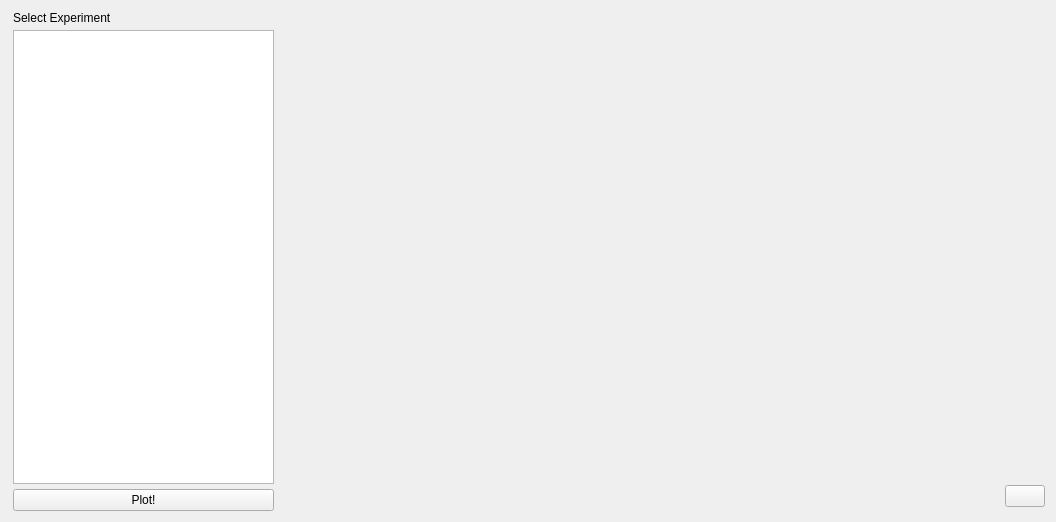
      <widget class="QWidget" name="gumbel">
       <layout class="QHBoxLayout" name="horizontalLayout_7">
        <item>
         <widget class="QFrame" name="frame_12">
          <property name="minimumSize">
           <size>
            <width>272</width>
            <height>500</height>
           </size>
          </property>
          <property name="maximumSize">
           <size>
            <width>500</width>
            <height>16777215</height>
           </size>
          </property>
          <property name="frameShape">
           <enum>QFrame::NoFrame</enum>
          </property>
          <property name="frameShadow">
           <enum>QFrame::Plain</enum>
          </property>
          <property name="lineWidth">
           <number>0</number>
          </property>
          <layout class="QVBoxLayout" name="verticalLayout_5">
           <property name="spacing">
            <number>5</number>
           </property>
           <property name="leftMargin">
            <number>2</number>
           </property>
           <property name="topMargin">
            <number>0</number>
           </property>
           <property name="bottomMargin">
            <number>0</number>
           </property>
           <item>
            <widget class="QLabel" name="label_11">
             <property name="styleSheet">
              <string notr="true">font: 75 13pt &quot;Ubuntu Condensed&quot;;</string>
             </property>
             <property name="text">
              <string>Select Experiment</string>
             </property>
            </widget>
           </item>
           <item>
            <widget class="QTableView" name="tableViewGumbel">
             <property name="styleSheet">
              <string notr="true">font: 10pt &quot;Ubuntu Condensed&quot;;</string>
             </property>
            </widget>
           </item>
           <item>
            <widget class="QPushButton" name="plotGumbelButton">
             <property name="maximumSize">
              <size>
               <width>16777215</width>
               <height>30</height>
              </size>
             </property>
             <property name="styleSheet">
              <string notr="true">font: 75 13pt &quot;Ubuntu Condensed&quot;;</string>
             </property>
             <property name="text">
              <string>Plot!</string>
             </property>
            </widget>
           </item>
          </layout>
         </widget>
        </item>
        <item>
         <widget class="QFrame" name="frame_13">
          <property name="sizePolicy">
           <sizepolicy hsizetype="Expanding" vsizetype="Expanding">
            <horstretch>0</horstretch>
            <verstretch>0</verstretch>
           </sizepolicy>
          </property>
          <property name="minimumSize">
           <size>
            <width>710</width>
            <height>500</height>
           </size>
          </property>
          <property name="maximumSize">
           <size>
            <width>16777215</width>
            <height>16777215</height>
           </size>
          </property>
          <property name="frameShape">
           <enum>QFrame::NoFrame</enum>
          </property>
          <property name="frameShadow">
           <enum>QFrame::Plain</enum>
          </property>
          <layout class="QGridLayout" name="gridLayout_11">
           <property name="leftMargin">
            <number>0</number>
           </property>
           <property name="topMargin">
            <number>0</number>
           </property>
           <property name="rightMargin">
            <number>0</number>
           </property>
           <property name="spacing">
            <number>0</number>
           </property>
           <item row="0" column="0">
            <widget class="QLabel" name="imageGumbel">
             <property name="text">
              <string/>
             </property>
             <property name="scaledContents">
              <bool>true</bool>
             </property>
            </widget>
           </item>
           <item row="1" column="0">
            <widget class="QLabel" name="loadingGP">
             <property name="minimumSize">
              <size>
               <width>0</width>
               <height>30</height>
              </size>
             </property>
             <property name="maximumSize">
              <size>
               <width>16777215</width>
               <height>30</height>
              </size>
             </property>
             <property name="text">
              <string/>
             </property>
            </widget>
           </item>
          </layout>
         </widget>
        </item>
        <item>
         <widget class="QFrame" name="frame_65">
          <property name="frameShape">
           <enum>QFrame::NoFrame</enum>
          </property>
          <property name="frameShadow">
           <enum>QFrame::Plain</enum>
          </property>
          <layout class="QGridLayout" name="gridLayout_28">
           <property name="leftMargin">
            <number>0</number>
           </property>
           <property name="topMargin">
            <number>0</number>
           </property>
           <property name="rightMargin">
            <number>0</number>
           </property>
           <property name="bottomMargin">
            <number>0</number>
           </property>
           <property name="spacing">
            <number>0</number>
           </property>
           <item row="0" column="0">
            <widget class="QFrame" name="frame_66">
             <property name="minimumSize">
              <size>
               <width>40</width>
               <height>0</height>
              </size>
             </property>
             <property name="maximumSize">
              <size>
               <width>49</width>
               <height>16777215</height>
              </size>
             </property>
             <property name="frameShape">
              <enum>QFrame::NoFrame</enum>
             </property>
             <property name="frameShadow">
              <enum>QFrame::Plain</enum>
             </property>
             <layout class="QVBoxLayout" name="verticalLayout_35">
              <property name="spacing">
               <number>0</number>
              </property>
              <property name="leftMargin">
               <number>0</number>
              </property>
              <property name="topMargin">
               <number>0</number>
              </property>
              <property name="rightMargin">
               <number>0</number>
              </property>
              <property name="bottomMargin">
               <number>0</number>
              </property>
              <item>
               <widget class="QFrame" name="frame_67">
                <property name="maximumSize">
                 <size>
                  <width>49</width>
                  <height>16777215</height>
                 </size>
                </property>
                <property name="frameShape">
                 <enum>QFrame::NoFrame</enum>
                </property>
                <property name="frameShadow">
                 <enum>QFrame::Plain</enum>
                </property>
               </widget>
              </item>
              <item>
               <widget class="QFrame" name="frame_68">
                <property name="minimumSize">
                 <size>
                  <width>0</width>
                  <height>30</height>
                 </size>
                </property>
                <property name="maximumSize">
                 <size>
                  <width>49</width>
                  <height>30</height>
                 </size>
                </property>
                <property name="frameShape">
                 <enum>QFrame::NoFrame</enum>
                </property>
                <property name="frameShadow">
                 <enum>QFrame::Plain</enum>
                </property>
                <layout class="QGridLayout" name="gridLayout_27">
                 <property name="leftMargin">
                  <number>0</number>
                 </property>
                 <property name="topMargin">
                  <number>0</number>
                 </property>
                 <property name="rightMargin">
                  <number>0</number>
                 </property>
                 <property name="bottomMargin">
                  <number>0</number>
                 </property>
                 <property name="spacing">
                  <number>0</number>
                 </property>
                 <item row="0" column="0">
                  <widget class="QPushButton" name="home6">
                   <property name="maximumSize">
                    <size>
                     <width>49</width>
                     <height>16777215</height>
                    </size>
                   </property>
                   <property name="text">
                    <string/>
                   </property>
                  </widget>
                 </item>
                </layout>
               </widget>
              </item>
             </layout>
            </widget>
           </item>
          </layout>
         </widget>
        </item>
       </layout>
      </widget>
